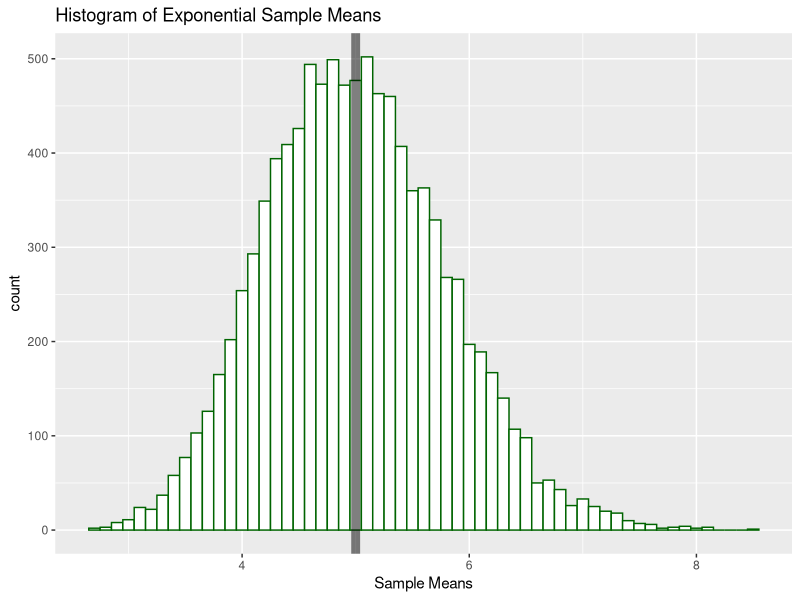
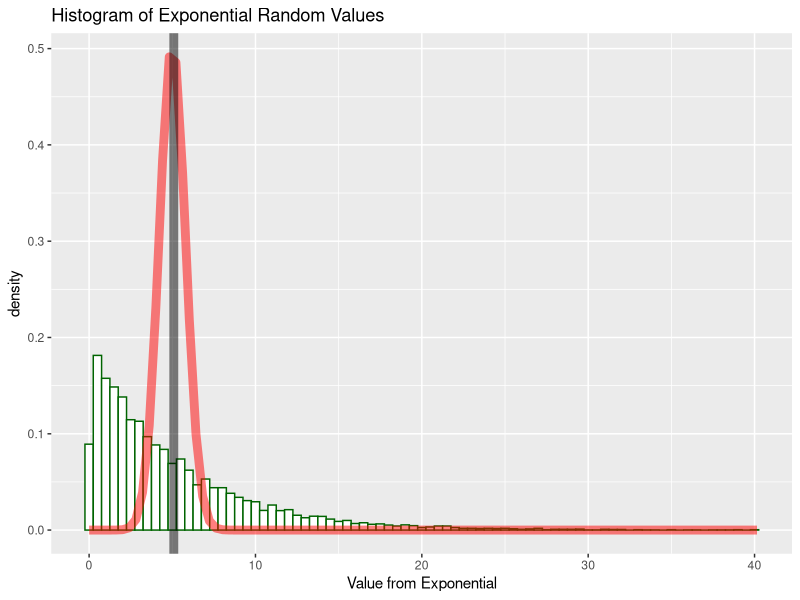
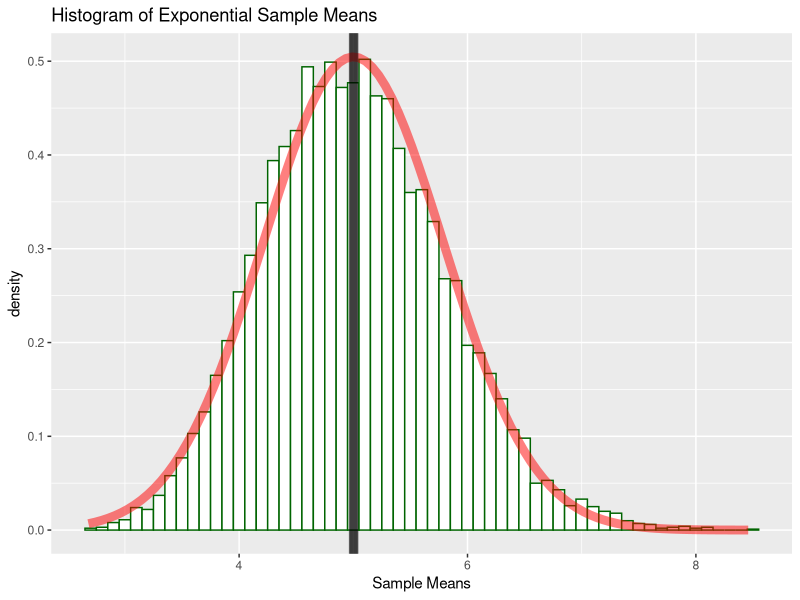

Generate these figures, in order, with R:
## ---- chunk 1
# Setup report
library(ggplot2)
library(knitr)
set.seed(141109)
## ---- chunk 2
# Parameters for the report
lambda <- 0.2
sampleSize <- 40
numDist <- 10000
## ---- chunk 3
# Generate sample means for samples drawn from an exponential distribution
mns <- sapply(1:numDist, function(x) mean(rexp(sampleSize, lambda)))
## ---- chunk 4

# Plot histogram of sample means
df <- data.frame(means=mns)
g <- ggplot(df, aes(x=means)) + 
    geom_histogram(binwidth=0.1, color="darkgreen", fill="white")
g + geom_vline(xintercept=1/lambda, size=3, alpha=0.5) +
    labs(x="Sample Means", title="Histogram of Exponential Sample Means")
## ---- chunk 5

# Plot random values from an exponential distribution
df <- data.frame(val=rexp(numDist, lambda))
g <- ggplot(df, aes(x=val)) + 
    geom_histogram(aes(y=..density..), binwidth=0.5, color="darkgreen", fill="white")
g + labs(x="Value from Exponential", 
         title="Histogram of Exponential Random Values") +
  stat_function(fun=dnorm, 
                args=list(mean=1/lambda, sd=1/(lambda*sqrt(sampleSize))), 
                color="red", size=3, alpha=0.5) +
    geom_vline(xintercept=mean(df$val), size=3, alpha=0.5)
## ---- chunk 6

# Plot density of sample means and compare to theoretical normal
df <- data.frame(means=mns)
g <- ggplot(df, aes(x=means)) + 
    geom_histogram(aes(y=..density..), binwidth=0.1, color="darkgreen", 
                   fill="white")
g + geom_vline(xintercept=1/lambda, size=3, alpha=0.5) +
    labs(x="Sample Means", title="Histogram of Exponential Sample Means") +
    stat_function(fun=dnorm, 
                  args=list(mean=1/lambda, sd=1/(lambda*sqrt(sampleSize))), 
                  color="red", size=3, alpha=0.5) +
    geom_vline(xintercept=mean(mns), size=3, alpha=0.5)
